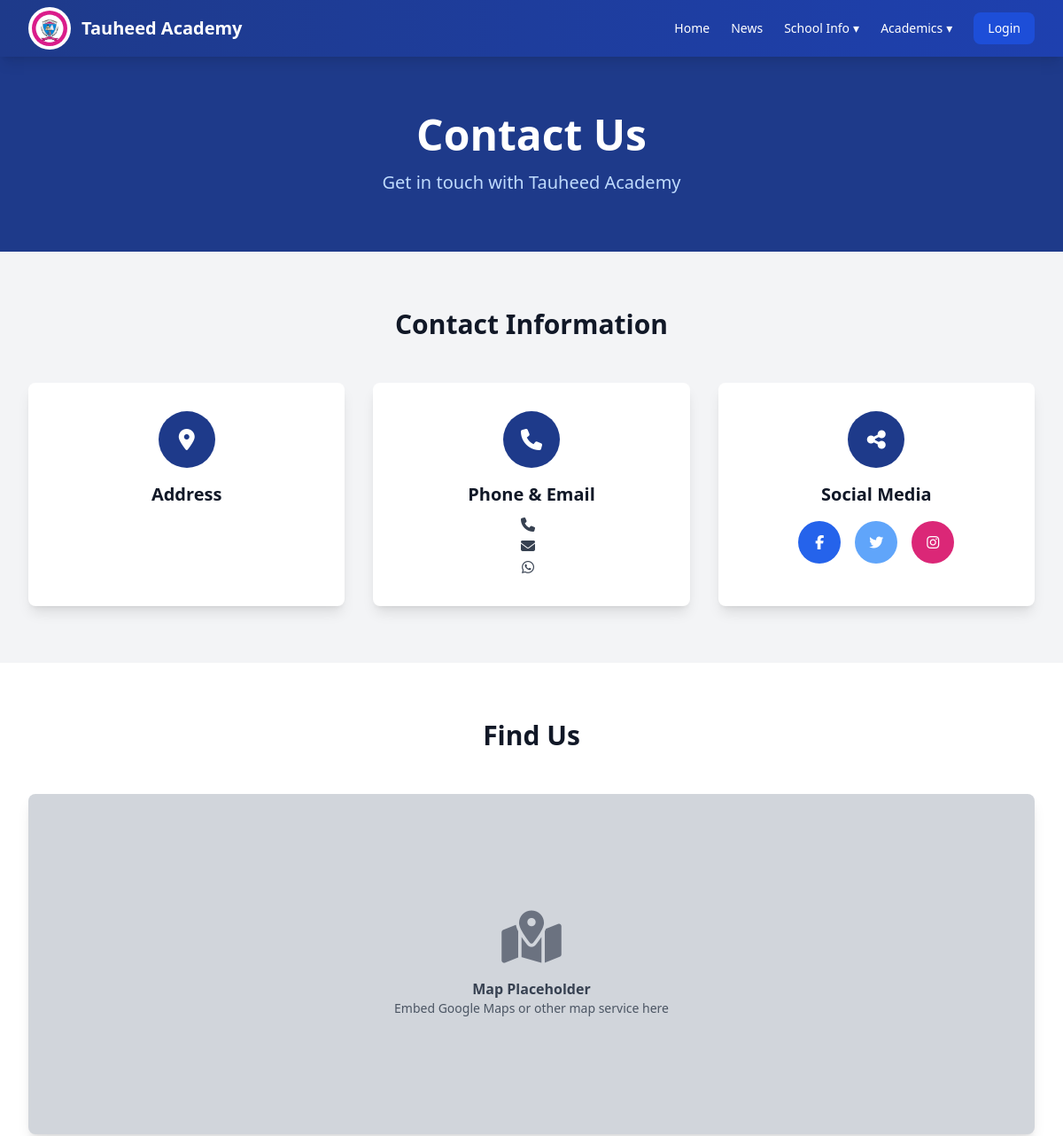
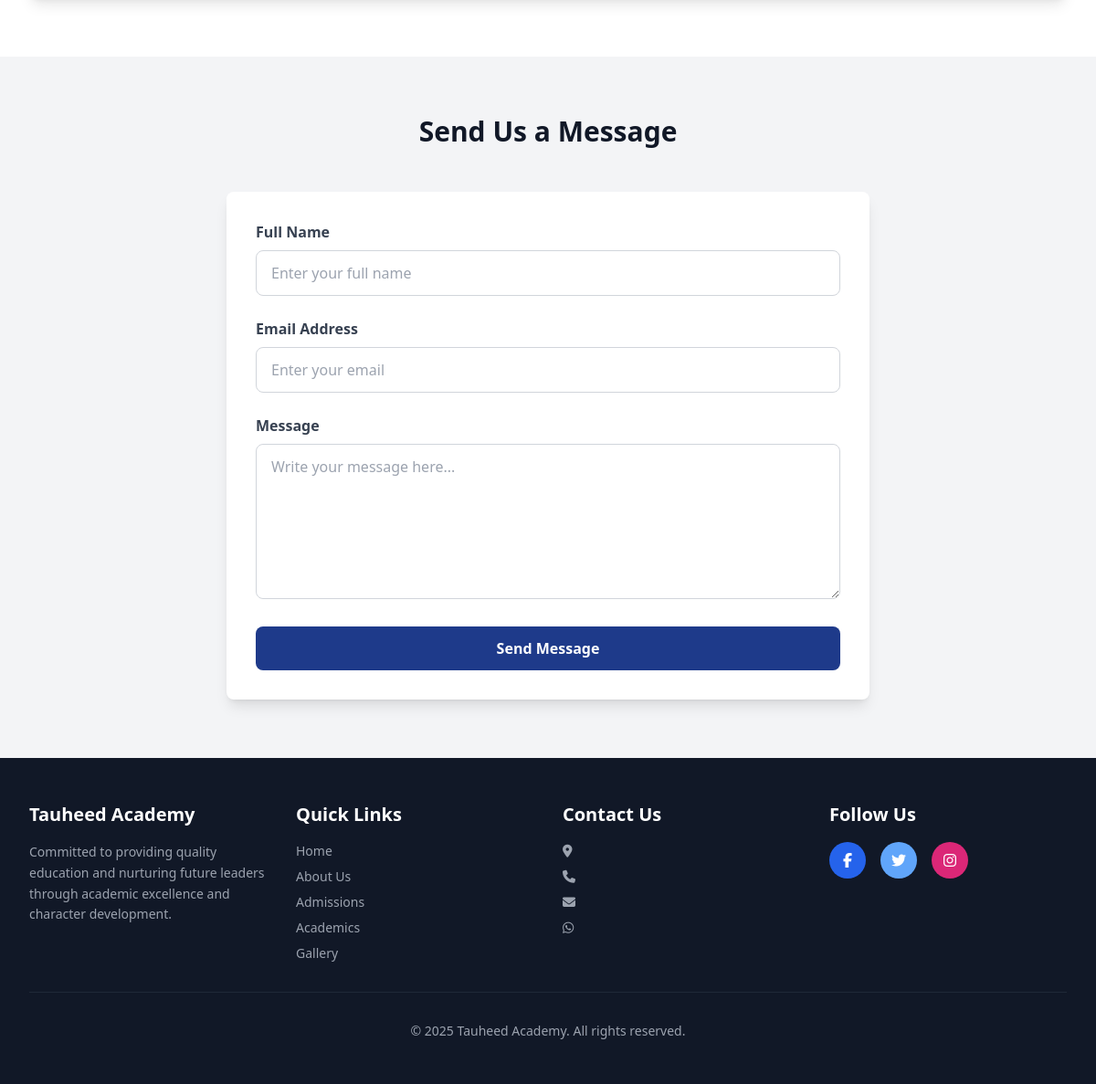
The app's page /pages/contact.php, older data (2 pictures, top to bottom).
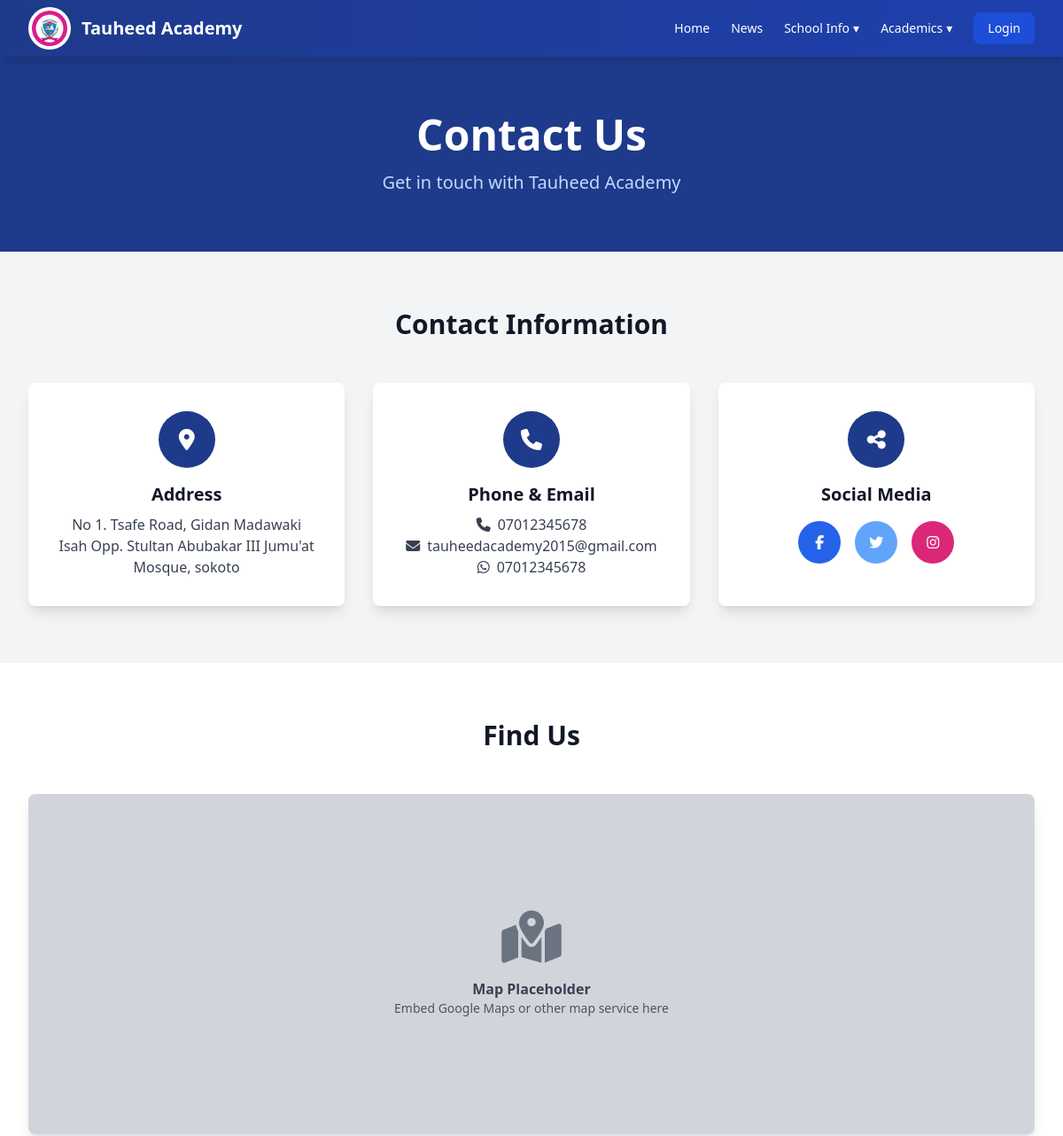
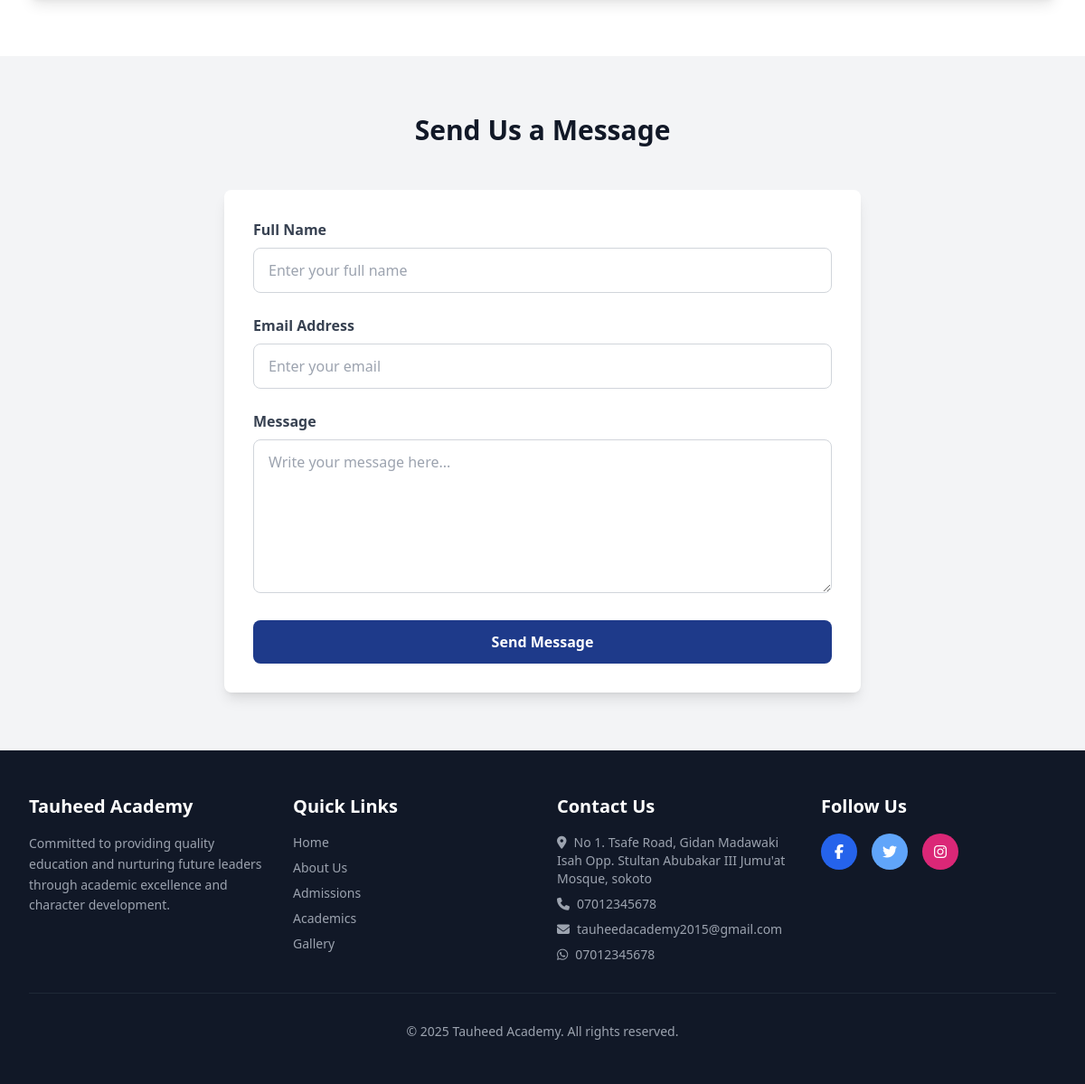
The same page, newer data (2 pictures, top to bottom).
### tables this page shows
CREATE TABLE `schools` (
  `id` int(11) NOT NULL,
  `name` varchar(150) NOT NULL,
  `motto` varchar(255) DEFAULT NULL,
  `address` varchar(255) DEFAULT NULL,
  `phone` varchar(20) DEFAULT NULL,
  `email` varchar(100) DEFAULT NULL,
  `about_message` text DEFAULT NULL,
  `welcome_message` text DEFAULT NULL,
  `whatsapp_number` varchar(20) DEFAULT NULL,
  `facebook` varchar(255) DEFAULT NULL,
  `twitter` varchar(255) DEFAULT NULL,
  `instagram` varchar(255) DEFAULT NULL,
  `admission_number_format` varchar(255) DEFAULT NULL,
  `admission_number_format_description` varchar(255) DEFAULT NULL,
  `created_at` timestamp NOT NULL DEFAULT current_timestamp(),
  `deleted_at` datetime DEFAULT NULL,
  `updated_at` timestamp NOT NULL DEFAULT current_timestamp() ON UPDATE current_timestamp()
);

### pages/contact.php (the view, shortened to what the changed rows need)
<?php
include(__DIR__ .  '/../includes/header.php');
?>
<body class="bg-gray-50">
    <?php include(__DIR__ .  '/../includes/nav.php'); ?>
    <section class="bg-blue-900 text-white py-16">
        <div class="max-w-7xl mx-auto px-4 sm:px-6 lg:px-8 text-center">
            <h1 class="text-4xl md:text-5xl font-bold mb-4">Contact Us</h1>
            <p class="text-xl text-blue-200">Get in touch with <?= $school['name'] ?? 'Tauheed Academy' ?></p>
        </div>
    </section>
    <section class="py-16 bg-gray-100">
        <div class="max-w-7xl mx-auto px-4 sm:px-6 lg:px-8">
            <h2 class="text-3xl font-bold text-center text-gray-900 mb-12">Contact Information</h2>
            <div class="grid md:grid-cols-3 gap-8">
                <div class="bg-white p-8 rounded-lg shadow-lg text-center">
                    <div class="bg-blue-900 text-white w-16 h-16 rounded-full flex items-center justify-center mx-auto mb-4">
                        <i class="fas fa-map-marker-alt text-2xl"></i>
                    </div>
                    <h3 class="text-xl font-bold text-gray-900 mb-2">Address</h3>
                    <p class="text-gray-700"><?= $school['address'] ?? '' ?></p>
                </div>
                <div class="bg-white p-8 rounded-lg shadow-lg text-center">
                    <div class="bg-blue-900 text-white w-16 h-16 rounded-full flex items-center justify-center mx-auto mb-4">
                        <i class="fas fa-phone text-2xl"></i>
                    </div>
                    <h3 class="text-xl font-bold text-gray-900 mb-2">Phone & Email</h3>
                    <p class="text-gray-700">
                        <i class="fas fa-phone mr-2"></i><?= $school['phone'] ?? '' ?><br>
                        <i class="fas fa-envelope mr-2"></i><?= $school['email'] ?? '' ?><br>
                        <i class="fab fa-whatsapp mr-2"></i><?= $school['whatsapp_number'] ?? '' ?>
                    </p>
                </div>
            </div>
        </div>
    </section>
    <section class="py-16 bg-white">
        <div class="max-w-7xl mx-auto px-4 sm:px-6 lg:px-8">
            <h2 class="text-3xl font-bold text-center text-gray-900 mb-12">Find Us</h2>
        </div>
    </section>
    <section class="py-16 bg-gray-100">
        <div class="max-w-3xl mx-auto px-4 sm:px-6 lg:px-8">
            <h2 class="text-3xl font-bold text-center text-gray-900 mb-12">Send Us a Message</h2>
        </div>
    </section>
    <?php include(__DIR__ . '/../includes/footer.php') ?>
</body>
</html>

### includes/nav.php (shortened to what the changed rows need)
<nav class="bg-gradient-to-r from-blue-900 to-blue-800 text-white sticky top-0 z-50 shadow-lg">
    <div class="max-w-7xl mx-auto px-4 sm:px-6 lg:px-8">
        <div class="flex justify-between items-center h-16">
            <div class="flex items-center gap-3">
                <div>
                    <h1 class="text-xl font-bold"><?= $school['name'] ?? 'Tauheed Academy' ?></h1>
                </div>
            </div>
        </div>
    </div>
</nav>

### includes/footer.php (shortened to what the changed rows need)
<footer class="bg-gray-900 text-white py-12">
    <div class="max-w-7xl mx-auto px-4 sm:px-6 lg:px-8">
        <div class="grid grid-cols-1 md:grid-cols-4 gap-8">
            <div>
                <h3 class="text-xl font-bold mb-4"><?= $school['name'] ?? 'Tauheed Academy' ?></h3>
                <p class="text-gray-400 text-sm leading-relaxed">
                    Committed to providing quality education and nurturing future leaders through academic excellence and character development.
                </p>
            </div>
            <div>
                <ul class="space-y-2 text-sm text-gray-400">
                    <li><i class="fas fa-map-marker-alt mr-2"></i><?= $school['address'] ?? '' ?></li>
                    <li><i class="fas fa-phone mr-2"></i><?= $school['phone'] ?? '' ?></li>
                    <li><i class="fas fa-envelope mr-2"></i><?= $school['email'] ?? '' ?></li>
                    <li><i class="fab fa-whatsapp mr-2"></i><?= $school['whatsapp_number'] ?? '' ?></li>
                </ul>
            </div>
        </div>
        <div class="border-t border-gray-800 mt-8 pt-8 text-center text-gray-400 text-sm">
            <p>&copy; 2025 <?= $school['name'] ?? 'Tauheed Academy' ?>. All rights reserved.</p>
        </div>
    </div>
</footer>

Row changes from the older to the newer data that the page shows:
changed schools "Tauheed Academy": address (not shown) → "No 1. Tsafe Road, Gidan Madawaki Isah Opp. Stultan Abubakar III Jumu'at Mosque, sokoto"; phone (not shown) → "07012345678"; email (not shown) → "tauheedacademy2015@gmail.com"; whatsapp_number (not shown) → "07012345678"
